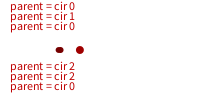
Frame 1 (no input)
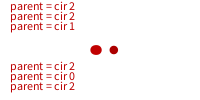
Frame 60 (the mouse pressed at the canvas centre just before this capture)
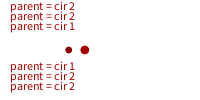
Frame 120 (the mouse held since frame 60 and released just before this capture)

The Processing sketch that drew these frames (run headless with seeded random() and noise(); from frame 60 on, the mouse is pressed at the canvas centre):

// Processing sketch: processing_10893
// ── processing_10893.pde

class cir{
  float loc;
  float opt;
  float target;
  float mutRate;
  float mutRange;
  
  public cir(float l, float t, float mRate, float mRange){
    loc = l;
    target = t;
    mutRate = mRate;
    mutRange = mRange;
    this.getOpt();
  }
  
  public cir(cir m){
    loc = m.loc;
    target = m.target;
    mutRange = m.mutRange;
    mutRate = m.mutRate;
    this.getOpt();
  }
  
  public void getOpt(){
    opt = 100 - abs(target - loc);
  }
  
  public void set(cir m){
    loc = m.loc;
    target = m.target;
    mutRange = m.mutRange;
    mutRate = m.mutRate;
    this.getOpt();
  }
  
  public cir reproduce(cir m){
    float newLoc = (loc + m.loc) / 2;
    if(random(100) <= mutRate){
      newLoc += random(0 - mutRange / 2, mutRange / 2);
    }
    cir baby = new cir(newLoc, target, mutRate, mutRange);
    return baby;
  }
  
  public void draw(){
    noStroke();
    fill(opt * (255 / 100), 0, 0);
    ellipse(loc, 50, opt / 10, opt / 10);
  }
  
  
  
  public cir getParent(cir[] cirs, int currloc){
    
    int numCirs = cirs.length;
    
    float all = 0;
    
    for (int i = 0; i < numCirs; i++){
      all += cirs[i].opt;
    }
    
    float r = random(all);
    for (int j = 0; j < numCirs; j++){
      float curT = 0;
      for (int k = 0; k <= j; k++){
        curT += cirs[k].opt;
        
        if(r <= curT){
          text("parent = cir " + j,10, (currloc + 1) * 10);
          return cirs[j];
        }
      }
    }
  
  return null;
  }
  
} 

float target = 100;
float mutRate = 30;
float mutRange = 40;
float numCirs = 3;
cir[] cirs = new cir[int(numCirs)];
cir gP = new cir(0,0,0,0);

void setup(){
  size(200, 100);
  background(255);
  frameRate(10);
  
  for (int i = 0; i < numCirs; i++){
    cirs[i] = new cir(random(100), target, mutRate, mutRange);
    cirs[i].draw();
  }
}

void draw(){
  background(255);
  cir[] nextGen = new cir[int(numCirs)];
  
  for (int m = 0; m < numCirs; m++){
    cir parent1 = new cir(100, target, mutRate, mutRange);
    cir parent2 = new cir(100, target, mutRate, mutRange);
    
    parent1.set(gP.getParent(cirs,m));
    parent2.set(gP.getParent(cirs, m + 6));
    
    nextGen[m] = new cir(parent1.reproduce(parent2));
  }
  
  
  for (int j = 0; j < numCirs; j++){
    cirs[j].set(nextGen[j]);
    cirs[j].draw();
  }
}



/*cir getParent(){
  float all = 0;
  for (int i = 0; i < numCirs; i++){
    all += cirs[i].opt;
  }
  float r = random(all);
  for (int j = 0; j < numCirs; j++){
    float curT = 0;
    for (int k = 0; k < j; k++){
      curT += cirs[k].opt;
    }
    if (r <= curT){
      return cirs[j];
    }
  }
}*/
